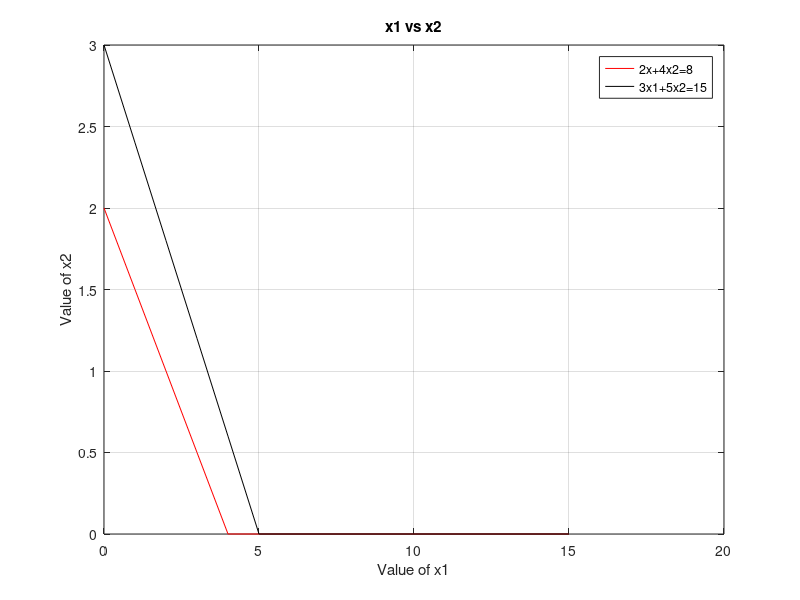

MATLAB code for this plot:
format short
clc

c=[3 2];
A=[2,4;3,5;1,0;0,1];
b=[8;15;0;0];

y1=0:1:max(b);
x21=(b(1)-A(1,1).*y1)./A(1,2);
x22=(b(2)-A(2,1).*y1)./A(2,2);

x21=max(0,x21);
x22=max(0,x22);
plot(y1, x21, 'r' ,y1, x22, 'k');
xlabel('Value of x1');
ylabel('Value of x2');
title('x1 vs x2')
legend('2x+4x2=8','3x1+5x2=15')
grid on
    cx1 = find(y1 == 0);
        c1 = find(x21 == 0);
Line1 = [y1(:,[c1 cx1]) ; x21(:,[c1 cx1])]';
        c2 = find(x22 == 0);
Line2 = [y1(:,[c2 cx1]) ; x22(:,[c2 cx1])]';

corpt = unique([Line1 ; Line2],'rows');